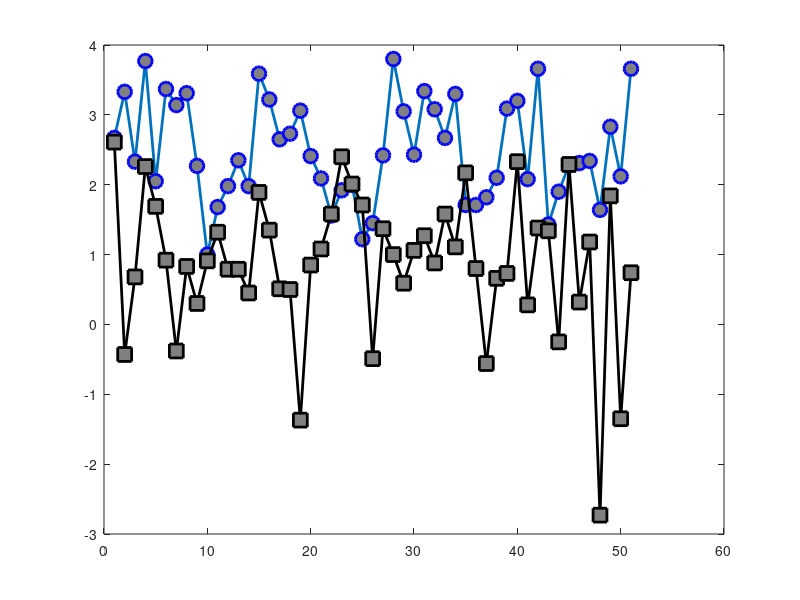

Write MATLAB code to recreate this figure. (Note: this script raises an error after producing the figure.)
x1=[2.67
3.33
2.33
3.77
2.05
3.37
3.14
3.31
2.27
1.00
1.68
1.98
2.35
1.98
3.59
3.22
2.65
2.73
3.06
2.41
2.09
1.56
1.92
2.00
1.22
1.45
2.42
3.80
3.05
2.43
3.34
3.08
2.67
3.30
1.71
1.71
1.82
2.10
3.09
3.20
2.08
3.66
1.43
1.90
2.28
2.31
2.34
1.64
2.83
2.12
3.66];
x2=[2.61
-0.43
0.68
2.26
1.69
0.92
-0.38
0.83
0.30
0.91
1.32
0.79
0.79
0.45
1.89
1.35
0.51
0.50
-1.37
0.85
1.08
1.58
2.40
2.01
1.71
-0.49
1.37
1.00
0.59
1.06
1.27
0.88
1.58
1.11
2.17
0.80
-0.56
0.66
0.73
2.33
0.28
1.38
1.34
-0.25
2.29
0.32
1.18
-2.73
1.84
-1.35
0.74];
x4=[1.69
2.31
1.25
1.77
1.01
0.42
2.05
1.21
0.65
0.53
0.47
1.21
1.91
0.13
1.47
2.56
2.25
1.52
2.39
0.52
1.20
1.70
1.46
2.09
1.99
1.31
1.16
1.51
2.52
2.05
1.42
0.78
0.64
3.17
2.62
2.18
2.41
1.51
2.17
2.45
1.41
1.03
0.28
2.73
2.64
0.62
1.82
1.70
0.49
0.72
1.22];
y=1:1:51;
x1max=max(x1);
y1max=find(x1==x1max);
x2max=max(x2);
y2max=find(x2==x2max);
x4max=max(x4);
y4max=find(x4==x4max);
figure
plot(y,x1,'-o','LineWidth',2,...
    'MarkerSize',10,...
    'MarkerEdgeColor','b',...
    'MarkerFaceColor',[0.5,0.5,0.5])
hold on
plot(y,x2,'-ks','LineWidth',2,...
    'MarkerSize',10,...
    'MarkerEdgeColor','k',...
    'MarkerFaceColor',[0.5,0.5,0.5])
plot(y,x4,'-P','LineWidth',2,...
    'MarkerSize',10,...
    'MarkerEdgeColor','r',...
    'MarkerFaceColor',[0.5,0.5,0.5])
plot(y1max,x1max,'-^','LineWidth',2,...
    'MarkerSize',20,...
    'MarkerEdgeColor','r',...
    'MarkerFaceColor',[0.5,0.5,0.5])
plot(y2max,x2max,'-^','LineWidth',2,...
    'MarkerSize',20,...
    'MarkerEdgeColor','r',...
    'MarkerFaceColor',[0.5,0.5,0.5])
plot(y4max,x4max,'-^','LineWidth',2,...
    'MarkerSize',20,...
    'MarkerEdgeColor','r',...
    'MarkerFaceColor',[0.5,0.5,0.5])
legend('MNIST-1','MNIST-2','MNIST-4','location','best')
xlabel('Trial','fontweight','bold','FontSize',16)
set(gca,'XTickLabelMode','auto')
ylabel('Gain(%)','fontweight','bold','FontSize',16)
set(gca,'XLim',[1 51])
ax = gca;
ax.FontSize = 16; 
fig = gcf;
fig.PaperPositionMode = 'auto'
fig_pos = fig.PaperPosition;
fig.PaperSize = [fig_pos(3) fig_pos(4)];
print(fig, 'MNIST_3.pdf', '-dpdf')